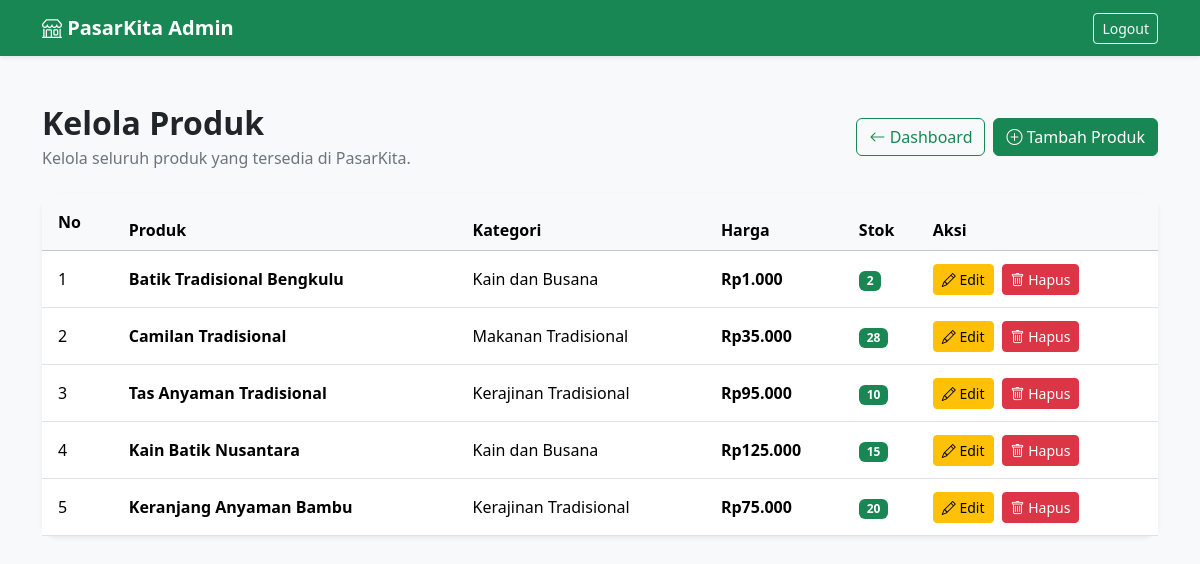
Page /admin/produk.php (signed in) on the committed database.
### tables this page shows
CREATE TABLE `products` (
  `id_produk` int(10) UNSIGNED NOT NULL,
  `id_user` int(10) UNSIGNED NOT NULL,
  `id_kategori` int(10) UNSIGNED NOT NULL,
  `nama_produk` varchar(150) NOT NULL,
  `deskripsi` text DEFAULT NULL,
  `harga` decimal(12,2) UNSIGNED NOT NULL DEFAULT 0.00,
  `stok` int(10) UNSIGNED NOT NULL DEFAULT 0,
  `gambar` varchar(255) DEFAULT NULL,
  `status` enum('aktif','nonaktif') NOT NULL DEFAULT 'aktif',
  `created_at` timestamp NOT NULL DEFAULT current_timestamp(),
  `updated_at` timestamp NULL DEFAULT NULL ON UPDATE current_timestamp()
);

CREATE TABLE `categories` (
  `id_kategori` int(10) UNSIGNED NOT NULL,
  `nama_kategori` varchar(100) NOT NULL,
  `deskripsi` text DEFAULT NULL,
  `created_at` timestamp NOT NULL DEFAULT current_timestamp()
);

### admin/produk.php (the view, shortened to what this page needs)
<?php
require_once "../config/database.php";
$query = $conn->query("
    SELECT p.*, c.nama_kategori
    FROM products p
    LEFT JOIN categories c ON p.id_kategori = c.id_kategori
    WHERE p.status = 'aktif'
    ORDER BY p.id_produk DESC
");
?>
<!DOCTYPE html>
<html lang="id">
<head>
    <link href="https://cdn.jsdelivr.net/npm/bootstrap@5.3.3/dist/css/bootstrap.min.css" rel="stylesheet">
    <link rel="stylesheet" href="https://cdn.jsdelivr.net/npm/bootstrap-icons@1.11.3/font/bootstrap-icons.min.css">
</head>
<body class="bg-light">
<nav class="navbar navbar-dark bg-success shadow-sm">
    <div class="container">
        <a class="navbar-brand fw-bold" href="index.php">
            <i class="bi bi-shop"></i> PasarKita Admin
        </a>
        <a href="../logout.php" class="btn btn-outline-light btn-sm">
            Logout
        </a>
    </div>
</nav>
<div class="container py-5">
    <div class="d-flex flex-wrap justify-content-between align-items-center mb-4">
        <div>
            <h2 class="fw-bold mb-1">Kelola Produk</h2>
            <p class="text-secondary mb-0">
                Kelola seluruh produk yang tersedia di PasarKita.
            </p>
        </div>
        <div class="d-flex gap-2 mt-3 mt-md-0">
            <a href="index.php" class="btn btn-outline-success">
                <i class="bi bi-arrow-left"></i> Dashboard
            </a>
            <a href="tambah_produk.php" class="btn btn-success">
                <i class="bi bi-plus-circle"></i> Tambah Produk
            </a>
        </div>
    </div>
    <div class="card border-0 shadow-sm rounded-4">
        <div class="card-body p-0">
            <div class="table-responsive">
                <table class="table table-hover align-middle mb-0">
                    <thead class="table-light">
                        <tr>
                            <th class="p-3">No</th>
                            <th>Produk</th>
                            <th>Kategori</th>
                            <th>Harga</th>
                            <th>Stok</th>
                            <th>Aksi</th>
                        </tr>
                    </thead>
                    <tbody>
                        <?php if ($query->num_rows > 0): ?>
                            <?php $no = 1; ?>
                            <?php while ($produk = $query->fetch_assoc()): ?>
                                <tr>
                                    <td class="p-3">
                                        <?= $no++ ?>
                                    </td>
                                    <td>
                                        <div class="fw-semibold">
                                            <?= htmlspecialchars($produk['nama_produk']) ?>
                                        </div>
                                    </td>
                                    <td>
                                        <?= htmlspecialchars($produk['nama_kategori'] ?? '-') ?>
                                    </td>
                                    <td class="fw-semibold">
                                        Rp<?= number_format((float)$produk['harga'], 0, ',', '.') ?>
                                    </td>
                                    <td>
                                        <span class="badge bg-<?= (int)$produk['stok'] > 0 ? 'success' : 'danger' ?>">
                                            <?= (int)$produk['stok'] ?>
                                        </span>
                                    </td>
                                    <td>
                                        <div class="d-flex gap-2">
                                            <a
                                                href="edit_produk.php?id=<?= (int)$produk['id_produk'] ?>"
                                                class="btn btn-warning btn-sm"
                                            >
                                                <i class="bi bi-pencil"></i> Edit
                                            </a>
                                            <a
                                                href="hapus_produk.php?id=<?= (int)$produk['id_produk'] ?>"
                                                class="btn btn-danger btn-sm"
                                                onclick="return confirm('Yakin ingin menghapus produk ini?')"
                                            >
                                                <i class="bi bi-trash"></i> Hapus
                                            </a>
                                        </div>
                                    </td>
                                </tr>
                            <?php endwhile; ?>
                        <?php endif; ?>
                    </tbody>
                </table>
            </div>
        </div>
    </div>
</div>
</body>
</html>

### rows in the picture
products: nama_produk "Batik Tradisional Bengkulu", id_kategori.nama_kategori "Kain dan Busana", harga "1.000", stok "2"
products: nama_produk "Camilan Tradisional", id_kategori.nama_kategori "Makanan Tradisional", harga "35.000", stok "28"
products: nama_produk "Tas Anyaman Tradisional", id_kategori.nama_kategori "Kerajinan Tradisional", harga "95.000", stok "10"
products: nama_produk "Kain Batik Nusantara", id_kategori.nama_kategori "Kain dan Busana", harga "125.000", stok "15"
products: nama_produk "Keranjang Anyaman Bambu", id_kategori.nama_kategori "Kerajinan Tradisional", harga "75.000", stok "20"
